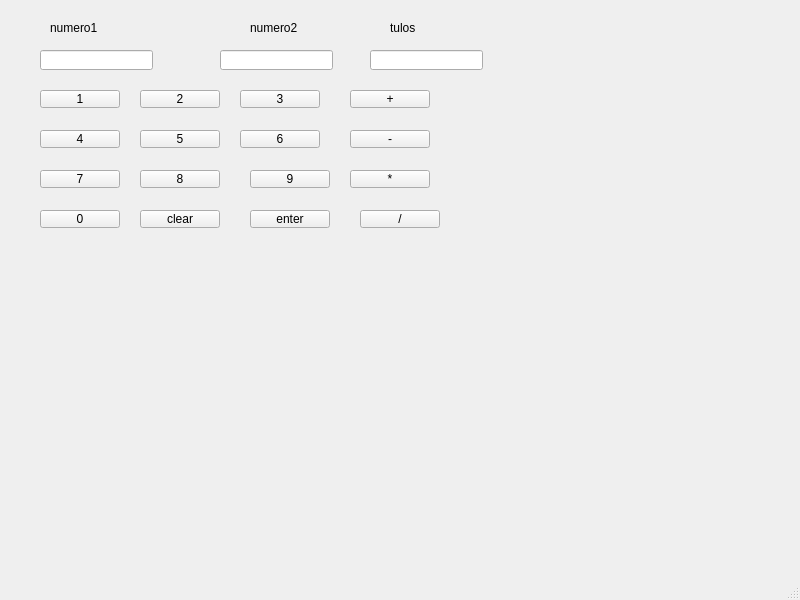
<?xml version="1.0" encoding="UTF-8"?>
<ui version="4.0">
 <class>MainWindow</class>
 <widget class="QMainWindow" name="MainWindow">
  <property name="geometry">
   <rect>
    <x>0</x>
    <y>0</y>
    <width>800</width>
    <height>600</height>
   </rect>
  </property>
  <property name="windowTitle">
   <string>MainWindow</string>
  </property>
  <widget class="QWidget" name="centralwidget">
   <widget class="QLabel" name="nro1">
    <property name="geometry">
     <rect>
      <x>50</x>
      <y>20</y>
      <width>51</width>
      <height>16</height>
     </rect>
    </property>
    <property name="text">
     <string>numero1</string>
    </property>
   </widget>
   <widget class="QLabel" name="nro2">
    <property name="geometry">
     <rect>
      <x>250</x>
      <y>20</y>
      <width>51</width>
      <height>16</height>
     </rect>
    </property>
    <property name="text">
     <string>numero2</string>
    </property>
   </widget>
   <widget class="QLabel" name="tulos">
    <property name="geometry">
     <rect>
      <x>390</x>
      <y>20</y>
      <width>61</width>
      <height>16</height>
     </rect>
    </property>
    <property name="text">
     <string>tulos</string>
    </property>
   </widget>
   <widget class="QLineEdit" name="num1">
    <property name="geometry">
     <rect>
      <x>40</x>
      <y>50</y>
      <width>113</width>
      <height>20</height>
     </rect>
    </property>
   </widget>
   <widget class="QLineEdit" name="num2">
    <property name="geometry">
     <rect>
      <x>220</x>
      <y>50</y>
      <width>113</width>
      <height>20</height>
     </rect>
    </property>
   </widget>
   <widget class="QLineEdit" name="result">
    <property name="geometry">
     <rect>
      <x>370</x>
      <y>50</y>
      <width>113</width>
      <height>20</height>
     </rect>
    </property>
   </widget>
   <widget class="QPushButton" name="n1">
    <property name="geometry">
     <rect>
      <x>40</x>
      <y>90</y>
      <width>80</width>
      <height>18</height>
     </rect>
    </property>
    <property name="text">
     <string>1</string>
    </property>
   </widget>
   <widget class="QPushButton" name="n2">
    <property name="geometry">
     <rect>
      <x>140</x>
      <y>90</y>
      <width>80</width>
      <height>18</height>
     </rect>
    </property>
    <property name="text">
     <string>2</string>
    </property>
   </widget>
   <widget class="QPushButton" name="n3">
    <property name="geometry">
     <rect>
      <x>240</x>
      <y>90</y>
      <width>80</width>
      <height>18</height>
     </rect>
    </property>
    <property name="text">
     <string>3</string>
    </property>
   </widget>
   <widget class="QPushButton" name="plus">
    <property name="geometry">
     <rect>
      <x>350</x>
      <y>90</y>
      <width>80</width>
      <height>18</height>
     </rect>
    </property>
    <property name="text">
     <string>+</string>
    </property>
   </widget>
   <widget class="QPushButton" name="n4">
    <property name="geometry">
     <rect>
      <x>40</x>
      <y>130</y>
      <width>80</width>
      <height>18</height>
     </rect>
    </property>
    <property name="text">
     <string>4</string>
    </property>
   </widget>
   <widget class="QPushButton" name="n5">
    <property name="geometry">
     <rect>
      <x>140</x>
      <y>130</y>
      <width>80</width>
      <height>18</height>
     </rect>
    </property>
    <property name="text">
     <string>5</string>
    </property>
   </widget>
   <widget class="QPushButton" name="n6">
    <property name="geometry">
     <rect>
      <x>240</x>
      <y>130</y>
      <width>80</width>
      <height>18</height>
     </rect>
    </property>
    <property name="text">
     <string>6</string>
    </property>
   </widget>
   <widget class="QPushButton" name="miinus">
    <property name="geometry">
     <rect>
      <x>350</x>
      <y>130</y>
      <width>80</width>
      <height>18</height>
     </rect>
    </property>
    <property name="text">
     <string>-</string>
    </property>
   </widget>
   <widget class="QPushButton" name="n7">
    <property name="geometry">
     <rect>
      <x>40</x>
      <y>170</y>
      <width>80</width>
      <height>18</height>
     </rect>
    </property>
    <property name="text">
     <string>7</string>
    </property>
   </widget>
   <widget class="QPushButton" name="n8">
    <property name="geometry">
     <rect>
      <x>140</x>
      <y>170</y>
      <width>80</width>
      <height>18</height>
     </rect>
    </property>
    <property name="text">
     <string>8</string>
    </property>
   </widget>
   <widget class="QPushButton" name="n9">
    <property name="geometry">
     <rect>
      <x>250</x>
      <y>170</y>
      <width>80</width>
      <height>18</height>
     </rect>
    </property>
    <property name="text">
     <string>9</string>
    </property>
   </widget>
   <widget class="QPushButton" name="kerro">
    <property name="geometry">
     <rect>
      <x>350</x>
      <y>170</y>
      <width>80</width>
      <height>18</height>
     </rect>
    </property>
    <property name="text">
     <string>*</string>
    </property>
   </widget>
   <widget class="QPushButton" name="n0">
    <property name="geometry">
     <rect>
      <x>40</x>
      <y>210</y>
      <width>80</width>
      <height>18</height>
     </rect>
    </property>
    <property name="text">
     <string>0</string>
    </property>
   </widget>
   <widget class="QPushButton" name="clearButton">
    <property name="geometry">
     <rect>
      <x>140</x>
      <y>210</y>
      <width>80</width>
      <height>18</height>
     </rect>
    </property>
    <property name="text">
     <string>clear</string>
    </property>
   </widget>
   <widget class="QPushButton" name="enterButton">
    <property name="geometry">
     <rect>
      <x>250</x>
      <y>210</y>
      <width>80</width>
      <height>18</height>
     </rect>
    </property>
    <property name="text">
     <string>enter</string>
    </property>
   </widget>
   <widget class="QPushButton" name="jaa">
    <property name="geometry">
     <rect>
      <x>360</x>
      <y>210</y>
      <width>80</width>
      <height>18</height>
     </rect>
    </property>
    <property name="text">
     <string>/</string>
    </property>
   </widget>
  </widget>
  <widget class="QMenuBar" name="menubar">
   <property name="geometry">
    <rect>
     <x>0</x>
     <y>0</y>
     <width>800</width>
     <height>21</height>
    </rect>
   </property>
  </widget>
  <widget class="QStatusBar" name="statusbar"/>
 </widget>
 <resources/>
 <connections/>
</ui>
